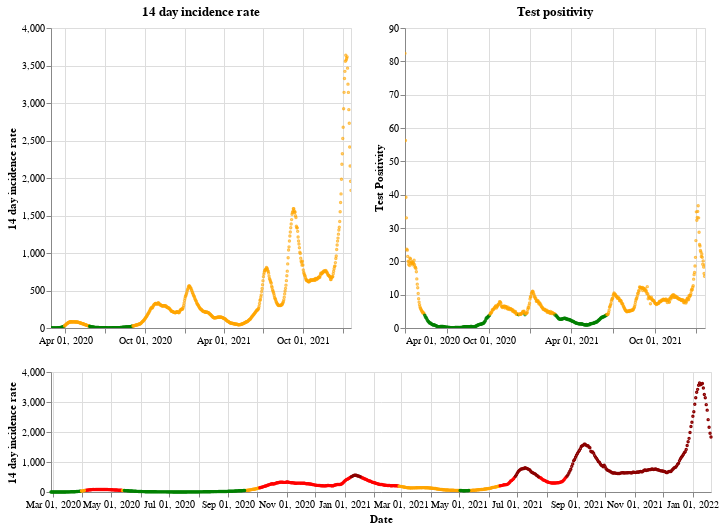

This figure's notebook cell:
### Markdown cell above
## Scotland

### Code cell
plot_traffic_light('Scotland')

### Figure 1 — Vega-Lite specification as saved in the notebook (floating-point values rounded to 4 significant figures; data arrays with more than 128 entries replaced by an {"elided": "..."} marker saying what was removed)
{"config": {"view": {"continuousWidth": 400, "continuousHeight": 300}}, "vconcat": [{"hconcat": [{"mark": {"type": "point", "size": 2}, "encoding": {"color": {"condition": {"value": "green", "test": "(datum.twoWeeklyCasesRate <= 25)"}, "value": "orange"}, "tooltip": [{"type": "nominal", "field": "areaName"}, {"type": "temporal", "field": "date"}, {"type": "quantitative", "field": "twoWeeklyCasesRate"}, {"type": "quantitative", "field": "testPositivity"}], "x": {"type": "temporal", "axis": {"title": ""}, "field": "date", "scale": {"domain": {"selection": "DateBrush"}}, "timeUnit": "yearmonthdate"}, "y": {"type": "quantitative", "axis": {"title": "14 day incidence rate"}, "field": "twoWeeklyCasesRate"}}, "title": "14 day incidence rate", "width": 300}, {"mark": {"type": "point", "size": 2}, "encoding": {"color": {"condition": {"value": "green", "test": "(datum.testPositivity <= 4)"}, "value": "orange"}, "tooltip": [{"type": "nominal", "field": "areaName"}, {"type": "temporal", "field": "date"}, {"type": "quantitative", "field": "twoWeeklyCasesRate"}, {"type": "quantitative", "field": "testPositivity"}], "x": {"type": "temporal", "axis": {"title": ""}, "field": "date", "scale": {"domain": {"selection": "DateBrush"}}, "timeUnit": "yearmonthdate"}, "y": {"type": "quantitative", "axis": {"title": "Test Positivity"}, "field": "testPositivity"}}, "title": "Test positivity", "width": 300}]}, {"layer": [{"mark": {"type": "point", "size": 2}, "encoding": {"color": {"condition": {"value": "orange", "test": "(((datum.testPositivity < 4) && (datum.twoWeeklyCasesRate >= 50)) && (datum.twoWeeklyCasesRate < 200))"}, "value": "red"}, "opacity": {"condition": {"value": 1, "test": "((datum.twoWeeklyCasesRate >= 50) && (datum.twoWeeklyCasesRate < 500))"}, "value": 0}, "tooltip": [{"type": "nominal", "field": "areaName"}, {"type": "temporal", "field": "date"}, {"type": "quantitative", "field": "twoWeeklyCasesRate"}, {"type": "quantitative", "field": "testPositivity"}], "x": {"type": "temporal", "axis": {"title": "Date"}, "field": "date", "timeUnit": "yearmonthdate"}, "y": {"type": "quantitative", "axis": {"title": "14 day incidence rate"}, "field": "twoWeeklyCasesRate"}}, "selection": {"DateBrush": {"type": "interval", "encodings": ["x"], "fields": ["Time"]}}}, {"mark": {"type": "point", "size": 2}, "encoding": {"color": {"value": "darkred"}, "opacity": {"condition": {"value": 1, "test": "(datum.twoWeeklyCasesRate >= 500)"}, "value": 0}, "tooltip": [{"type": "nominal", "field": "areaName"}, {"type": "temporal", "field": "date"}, {"type": "quantitative", "field": "twoWeeklyCasesRate"}, {"type": "quantitative", "field": "testPositivity"}], "x": {"type": "temporal", "axis": {"title": "Date"}, "field": "date", "timeUnit": "yearmonthdate"}, "y": {"type": "quantitative", "axis": {"title": "14 day incidence rate"}, "field": "twoWeeklyCasesRate"}}}, {"mark": {"type": "point", "size": 2}, "encoding": {"color": {"condition": {"value": "green", "test": "((datum.testPositivity < 4) && (datum.twoWeeklyCasesRate < 50))"}, "value": "orange"}, "opacity": {"condition": {"value": 1, "test": "(datum.twoWeeklyCasesRate < 50)"}, "value": 0}, "tooltip": [{"type": "nominal", "field": "areaName"}, {"type": "temporal", "field": "date"}, {"type": "quantitative", "field": "twoWeeklyCasesRate"}, {"type": "quantitative", "field": "testPositivity"}], "x": {"type": "temporal", "axis": {"title": "Date"}, "field": "date", "timeUnit": "yearmonthdate"}, "y": {"type": "quantitative", "axis": {"title": "14 day incidence rate"}, "field": "twoWeeklyCasesRate"}}}], "height": 120, "width": 660}], "data": {"name": "data-b1ebcc9577d202c0e03586d87255072d"}, "$schema": "https://vega.github.io/schema/vega-lite/v4.8.1.json", "datasets": {"data-b1ebcc9577d202c0e03586d87255072d": {"elided": "693 records"}}}
